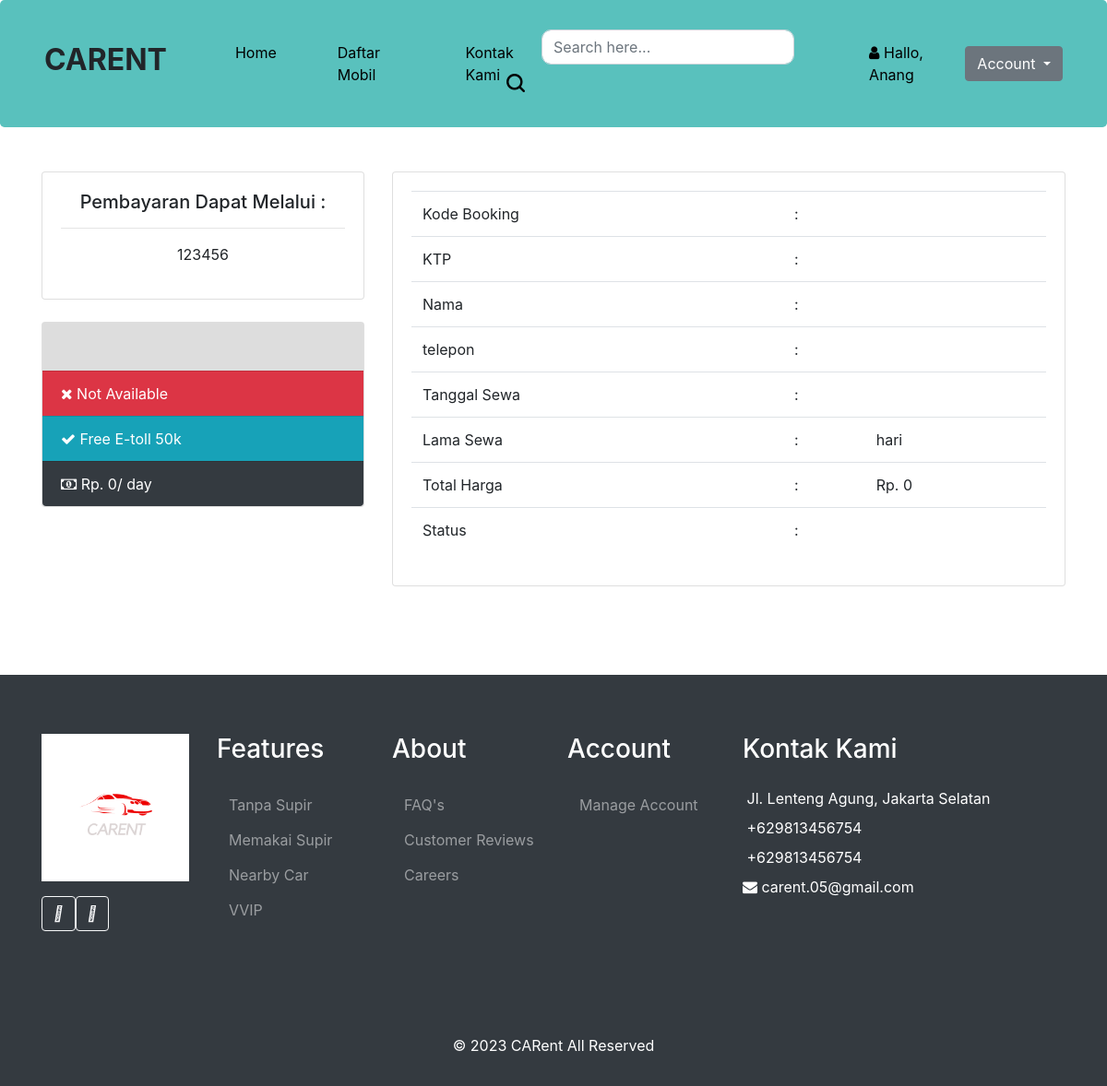
/bayar.php (signed in), run on the app's committed database.
### tables this page shows
CREATE TABLE `infoweb` (
  `id` int(11) NOT NULL,
  `nama_rental` varchar(255) DEFAULT NULL,
  `telp` varchar(15) DEFAULT NULL,
  `alamat` text DEFAULT NULL,
  `email` varchar(255) DEFAULT NULL,
  `no_rek` text DEFAULT NULL,
  `updated_at` timestamp NOT NULL DEFAULT current_timestamp()
);

### koneksi/koneksi.php (called while the page is built, shortened)
<?php
    $user = 'root';
    $pass = '';
    $koneksi = new PDO("mysql:host=localhost;dbname=codekop_free_rental_mobil", $user, $pass);
    $sql_web = "SELECT * FROM infoweb WHERE id = 1";
    $row_web = $koneksi->prepare($sql_web);
    $row_web->execute();
    $info_web = $row_web->fetch(PDO::FETCH_OBJ);
?>

### bayar.php (the view, shortened to what this page needs)
<?php
    require 'koneksi/koneksi.php';
    include 'header.php';
    $kode_booking = $_GET['id'];
    $hasil = $koneksi->query("SELECT * FROM booking WHERE kode_booking = '$kode_booking'")->fetch();
    $id = $hasil['id_mobil'];
    $isi = $koneksi->query("SELECT * FROM mobil WHERE id_mobil = '$id'")->fetch();
?>
<br>
<br>
<div class="container">
<div class="row">
    <div class="col-sm-4">
        <div class="card">
            <div class="card-body text-center">
                <h5>Pembayaran Dapat Melalui :</h5>
                <hr/>
                <p> <?= $info_web->no_rek;?> </p>
            </div>
        </div>
        <br/>
        <div class="card">
                <div class="card-body" style="background:#ddd">
                </div>
                <ul class="list-group list-group-flush">
                <?php if($isi['status'] == 'Tersedia'){?>
                    <li class="list-group-item bg-primary text-white">
                        <i class="fa fa-check"></i> Available
                    </li>
                <?php }else{?>
                    <li class="list-group-item bg-danger text-white">
                        <i class="fa fa-close"></i> Not Available
                    </li>
                <?php }?>
                <li class="list-group-item bg-info text-white"><i class="fa fa-check"></i> Free E-toll 50k</li>
                <li class="list-group-item bg-dark text-white">
                    <i class="fa fa-money"></i> Rp. <?php echo number_format($isi['harga']);?>/ day
                </li>
                </ul>
            </div>
    </div>
    <div class="col-sm-8">
         <div class="card">
           <div class="card-body">
                    <table class="table">
                        <tr>
                            <td>Kode Booking  </td>
                            <td> :</td>
                            <td><?php echo $hasil['kode_booking'];?></td>
                        </tr>
                        <tr>
                            <td>KTP  </td>
                            <td> :</td>
                            <td><?php echo $hasil['ktp'];?></td>
                        </tr>
                        <tr>
                            <td>Nama  </td>
                            <td> :</td>
                            <td><?php echo $hasil['nama'];?></td>
                        </tr>
                        <tr>
                            <td>telepon  </td>
                            <td> :</td>
                            <td><?php echo $hasil['no_tlp'];?></td>
                        </tr>
                        <tr>
                            <td>Tanggal Sewa </td>
                            <td> :</td>
                            <td><?php echo $hasil['tanggal'];?></td>
                        </tr>
                        <tr>
                            <td>Lama Sewa </td>
                            <td> :</td>
                            <td><?php echo $hasil['lama_sewa'];?> hari</td>
                        </tr>
                        <tr>
                            <td>Total Harga </td>
                            <td> :</td>
                            <td>Rp. <?php echo number_format($hasil['total_harga']);?></td>
                        </tr>
                        <tr>
                            <td>Status </td>
                            <td> :</td>
                            <td><?php echo $hasil['konfirmasi_pembayaran'];?></td>
                        </tr>
                    </table>
           </div>
         </div>
    </div>
</div>
</div>
<br>
<br>
<br>
<?php include 'footer.php';?>

### header.php (shortened to what this page needs)
<!doctype html>
<html lang="en">
  <head>
    <link rel="stylesheet" href="header.css">
    <link rel="stylesheet" href="assets/css/bootstrap.css" >
    <link rel="stylesheet" href="assets/css/font-awesome.css" >
  </head>
  <body>
    <div class="jumbotron pt-4 pb-4" style="background-color: #59C1BD">
        <nav class="navbar navbar-expand-lg">
        <h2><b style="text-transform:uppercase;"><?= $info_web->nama_rental;?> </b></h2>
        <div class="collapse navbar-collapse" id="navbarTogglerDemo01">
            <ul class="navbar-nav mr-auto mt-2 mt-lg-0">
                <li class="nav-item active">
                    <a class="nav-link" href="index.php">Home <span class="sr-only">(current)</span></a>
                </li>
                <li class="nav-item active">
                    <a class="nav-link" href="blog.php">Daftar Mobil</a>
                </li>
                <li class="nav-item active">
                    <a class="nav-link" href="kontak.php">Kontak Kami</a>
                </li>
            </ul>
            </div>
            <div class="search-bx">
                <form class="form-inline" method="get" action="blog.php">
                    <input class="form-control mr-sm-2" type="search" name="cari" placeholder="Search here..." aria-label="Search">
                    <button class="btn btn-outline-success my-2 my-sm-0" type="submit"><img src="./assets/image/search.png" alt="" width="20px"></button>
                </form>
            </div>
            <?php if(!empty($_SESSION['USER'])){?>
            <div class="greet">
            <ul class="navbar-nav my-2 my-lg-0">
                <li class="nav-item">
                    <a class="nav-link" href="#">
                        <i class="fa fa-user"> </i> Hallo, <?php echo $_SESSION['USER']['nama_pengguna'];?>
                    </a>
                </li>
            </ul>
            </div>
            <?php }?>
            <?php if(!empty($_SESSION['USER'])){?>
            <div class="dropdown">
                    <button class="btn btn-secondary dropdown-toggle" type="button" id="dropdownMenuButton" data-toggle="dropdown" aria-haspopup="true" aria-expanded="false">
                        Account
                    </button>
                </div>
            </div>
            <?php }?>

### footer.php (shortened to what this page needs)
      <div class="footer mt-4 bg-dark text-white pt-3 pb-2">
            <div class="container py-5">
                <div class="row g-5">
                    <div class="col-lg-2 col-md-4">
                        <a href="index.php">
                            <img src="assets/image/2.png" class="img-fluid" alt="Logo CARent">
                        </a>
                        <div class="d-flex pt-2 mx-6 my-2">
                            <a class="btn btn-outline-light btn-social" href=""><i class="fab fa-instagram"></i></a>
                            <a class="btn btn-outline-light btn-social" href=""><i class="fab fa-facebook-f"></i></a>
                        </div>
                    </div>
                    <div class="col-lg-2 col-md-4">
                        <h3 class="text-white mb-4">Features</h3>
                        <a class="btn btn-link text-white-50" href="#">Tanpa Supir</a>
                        <a class="btn btn-link text-white-50" href="#">Memakai Supir</a>
                        <a class="btn btn-link text-white-50" href="#">Nearby Car</a>
                        <a class="btn btn-link text-white-50" href="#">VVIP</a>
                    </div>
                    <div class="col-lg-2 col-md-4">
                        <h3 class="text-white mb-4">About</h3>
                        <a class="btn btn-link text-white-50" href="#">FAQ's</a>
                        <a class="btn btn-link text-white-50" href="#">Customer Reviews</a>
                        <a class="btn btn-link text-white-50" href="#">Careers</a>
                    </div>
                    <div class="col-lg-2 col-md-4">
                        <h3 class="text-white mb-4">Account</h3>
                        <a class="btn btn-link text-white-50" href="#">Manage Account</a>
                    </div>
                    <div class="col-lg-4 col-md-6">
                        <h3 class="text-white mb-4">Kontak Kami</h3>
                        <p class="mb-2"><i class="fa fa-map-marker-alt me-3"></i> Jl. Lenteng Agung, Jakarta Selatan
                        </p>
                        <p class="mb-2"><i class="fa fa-mobile-alt me-3"></i> +629813456754</p>
                        <p class="mb-2"><i class="fa fa-phone-alt me-3"></i> +629813456754</p>
                        <p class="mb-2"><i class="fa fa-envelope me-3"></i> carent.05@gmail.com</p>
                    </div>
                </div>
            </div>
          <div class="footer mt-4 bg-dark text-white pt-3 pb-2">
            <div class="container">
              <p> <center>&copy; <?= date('Y');?> <?= $info_web->nama_rental;?> All Reserved </center></p>
            </div>
          </div>
        </div>
  </body>
</html>

### header.css (style rules this page uses)
.navbar-expand-lg .navbar-nav .nav-link { text-decoration: none; color: black; margin-left: 50px; }
.jumbotron { background-color: aquamarine; }
.form-inline input { border-radius: 10px; }
.form-inline button { border-radius: 10px; position: relative; right: 50px; border: none; background-color: none; }

### data on the page
infoweb: nama_rental "CARENT", no_rek "123456", nama_rental "CARent"

### other printed values
$_SESSION['USER']['nama_pengguna'] "Anang"
$isi['harga'] "0"
$hasil['total_harga'] "0"
